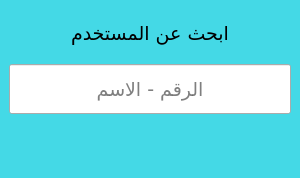
<?xml version="1.0" encoding="UTF-8"?>
<ui version="4.0">
 <class>Form</class>
 <widget class="QWidget" name="Form">
  <property name="geometry">
   <rect>
    <x>0</x>
    <y>0</y>
    <width>300</width>
    <height>178</height>
   </rect>
  </property>
  <property name="windowTitle">
   <string>بحث</string>
  </property>
  <property name="windowIcon">
   <iconset resource="../source.qrc">
    <normaloff>:/n/img/home.ico</normaloff>:/n/img/home.ico</iconset>
  </property>
  <layout class="QVBoxLayout" name="verticalLayout">
   <property name="margin">
    <number>0</number>
   </property>
   <item>
    <widget class="QWidget" name="widget" native="true">
     <property name="styleSheet">
      <string notr="true">.QWidget{
background:#44D9E6;
}
.QLabel
{
color:#000;
}</string>
     </property>
     <layout class="QVBoxLayout" name="verticalLayout_2">
      <item>
       <widget class="QLabel" name="label_33">
        <property name="font">
         <font>
          <family>AlArabiya</family>
          <pointsize>14</pointsize>
         </font>
        </property>
        <property name="text">
         <string>ابحث عن المستخدم</string>
        </property>
        <property name="alignment">
         <set>Qt::AlignCenter</set>
        </property>
       </widget>
      </item>
      <item>
       <widget class="QLineEdit" name="user_edt">
        <property name="sizePolicy">
         <sizepolicy hsizetype="Preferred" vsizetype="Preferred">
          <horstretch>0</horstretch>
          <verstretch>0</verstretch>
         </sizepolicy>
        </property>
        <property name="font">
         <font>
          <family>AlArabiya</family>
          <pointsize>14</pointsize>
         </font>
        </property>
        <property name="alignment">
         <set>Qt::AlignCenter</set>
        </property>
        <property name="placeholderText">
         <string>الرقم - اﻻسم</string>
        </property>
       </widget>
      </item>
      <item>
       <widget class="QPushButton" name="user_search">
        <property name="sizePolicy">
         <sizepolicy hsizetype="Preferred" vsizetype="Preferred">
          <horstretch>0</horstretch>
          <verstretch>0</verstretch>
         </sizepolicy>
        </property>
        <property name="text">
         <string/>
        </property>
        <property name="icon">
         <iconset resource="../source.qrc">
          <normaloff>:/n/img/Search-100.png</normaloff>:/n/img/Search-100.png</iconset>
        </property>
        <property name="iconSize">
         <size>
          <width>50</width>
          <height>50</height>
         </size>
        </property>
        <property name="flat">
         <bool>true</bool>
        </property>
       </widget>
      </item>
     </layout>
    </widget>
   </item>
  </layout>
 </widget>
 <resources>
  <include location="../source.qrc"/>
 </resources>
 <connections/>
</ui>
